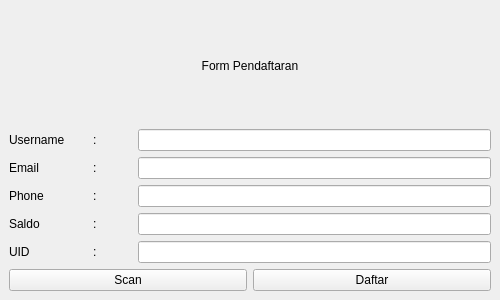
<?xml version="1.0" encoding="UTF-8"?>
<ui version="4.0">
 <class>MainWindow</class>
 <widget class="QMainWindow" name="MainWindow">
  <property name="geometry">
   <rect>
    <x>0</x>
    <y>0</y>
    <width>500</width>
    <height>300</height>
   </rect>
  </property>
  <property name="windowTitle">
   <string>MainWindow</string>
  </property>
  <widget class="QWidget" name="centralwidget">
   <layout class="QVBoxLayout" name="verticalLayout">
    <item>
     <widget class="QLabel" name="label">
      <property name="text">
       <string>Form Pendaftaran</string>
      </property>
      <property name="alignment">
       <set>Qt::AlignCenter</set>
      </property>
     </widget>
    </item>
    <item>
     <layout class="QHBoxLayout" name="layput_username" stretch="2,1,9">
      <item>
       <widget class="QLabel" name="label_username">
        <property name="text">
         <string>Username </string>
        </property>
       </widget>
      </item>
      <item>
       <widget class="QLabel" name="label_6">
        <property name="text">
         <string>:</string>
        </property>
       </widget>
      </item>
      <item>
       <widget class="QLineEdit" name="input_username"/>
      </item>
     </layout>
    </item>
    <item>
     <layout class="QHBoxLayout" name="layout_email" stretch="2,1,9">
      <item>
       <widget class="QLabel" name="label_email">
        <property name="text">
         <string>Email </string>
        </property>
       </widget>
      </item>
      <item>
       <widget class="QLabel" name="label_8">
        <property name="text">
         <string>:</string>
        </property>
       </widget>
      </item>
      <item>
       <widget class="QLineEdit" name="input_email"/>
      </item>
     </layout>
    </item>
    <item>
     <layout class="QHBoxLayout" name="layout_phone" stretch="2,1,9">
      <item>
       <widget class="QLabel" name="label_phone">
        <property name="text">
         <string>Phone</string>
        </property>
       </widget>
      </item>
      <item>
       <widget class="QLabel" name="label_9">
        <property name="text">
         <string>:</string>
        </property>
       </widget>
      </item>
      <item>
       <widget class="QLineEdit" name="input_phone"/>
      </item>
     </layout>
    </item>
    <item>
     <layout class="QHBoxLayout" name="layout_saldo" stretch="2,1,9">
      <item>
       <widget class="QLabel" name="label_saldo">
        <property name="text">
         <string>Saldo</string>
        </property>
       </widget>
      </item>
      <item>
       <widget class="QLabel" name="label_10">
        <property name="text">
         <string>:</string>
        </property>
       </widget>
      </item>
      <item>
       <widget class="QLineEdit" name="input_saldo"/>
      </item>
     </layout>
    </item>
    <item>
     <layout class="QHBoxLayout" name="layou_uid" stretch="2,1,9">
      <item>
       <widget class="QLabel" name="label_uid">
        <property name="text">
         <string>UID</string>
        </property>
       </widget>
      </item>
      <item>
       <widget class="QLabel" name="label_11">
        <property name="text">
         <string>:</string>
        </property>
       </widget>
      </item>
      <item>
       <widget class="QLineEdit" name="input_uid"/>
      </item>
     </layout>
    </item>
    <item>
     <layout class="QHBoxLayout" name="layout_action">
      <item>
       <widget class="QPushButton" name="btn_scan">
        <property name="text">
         <string>Scan</string>
        </property>
       </widget>
      </item>
      <item>
       <widget class="QPushButton" name="btn_register">
        <property name="text">
         <string>Daftar</string>
        </property>
       </widget>
      </item>
     </layout>
    </item>
   </layout>
  </widget>
 </widget>
 <resources/>
 <connections/>
</ui>
